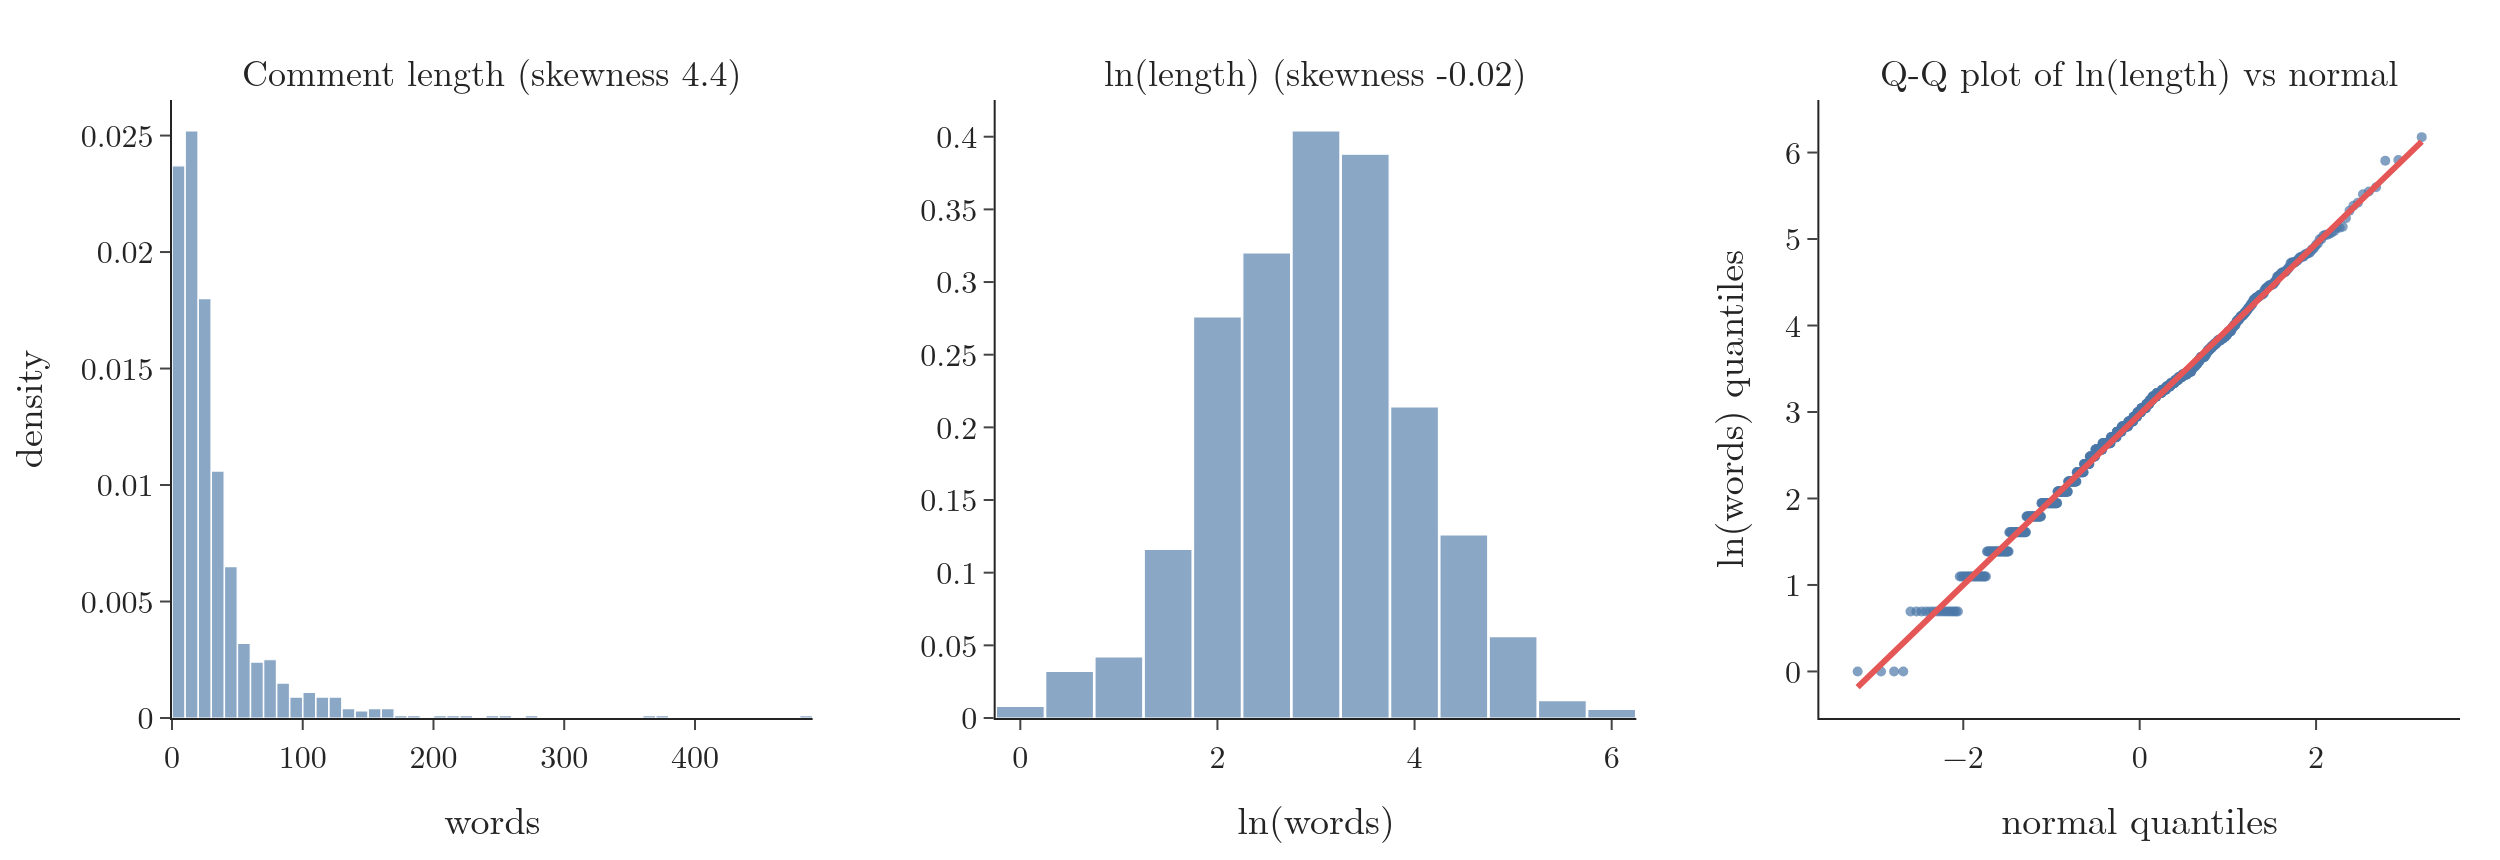

Reproduce this figure in Python.
"""Is it log-normal? 1,000 simulated comment lengths (words): the raw values are right-skewed; their natural logs
look normal, and the Q-Q plot of the logs against the normal is a straight line."""
from pathlib import Path
import numpy as np
from plotly.subplots import make_subplots
from scipy import stats

here = Path(__file__).parent
BLUE, RED = "#4C78A8", "#E45756"
words = np.round(np.random.default_rng(42).lognormal(mean=3, sigma=1, size=1000)).clip(1)
logs = np.log(words)
fig = make_subplots(rows=1, cols=3, horizontal_spacing=0.08,
                    subplot_titles=[f"Comment length (skewness {stats.skew(words):.1f})",
                                    f"ln(length) (skewness {stats.skew(logs):.2f})",
                                    "Q-Q plot of ln(length) vs normal"])
fig.add_histogram(x=words, xbins=dict(start=0, end=500, size=10), histnorm="probability density",
                  marker=dict(color=BLUE, opacity=0.65), row=1, col=1)
fig.add_histogram(x=logs, nbinsx=30, histnorm="probability density", marker=dict(color=BLUE, opacity=0.65),
                  row=1, col=2)
(osm, osr), (slope, icpt, _) = stats.probplot(logs, dist="norm")
fig.add_scatter(x=osm, y=osr, mode="markers", marker=dict(color=BLUE, size=5, opacity=0.7), row=1, col=3)
ends = np.array([osm.min(), osm.max()])
fig.add_scatter(x=ends, y=icpt + slope * ends, mode="lines", line=dict(color=RED, width=3), row=1, col=3)
fig.update_xaxes(title_text="words", row=1, col=1)
fig.update_xaxes(title_text="ln(words)", row=1, col=2)
fig.update_xaxes(title_text="normal quantiles", row=1, col=3)
fig.update_yaxes(title_text="density", row=1, col=1)
fig.update_yaxes(title_text="ln(words) quantiles", row=1, col=3)
fig.update_annotations(font_size=18)
fig.update_layout(template="simple_white", width=1250, height=430, showlegend=False, bargap=0.03,
                  font=dict(family="Latin Modern Roman", size=16), margin=dict(l=60, r=20, t=50, b=50))
fig.write_image(here / "lognormal_check.png", scale=2)
fig.write_image(here / "lognormal_check.pdf")
